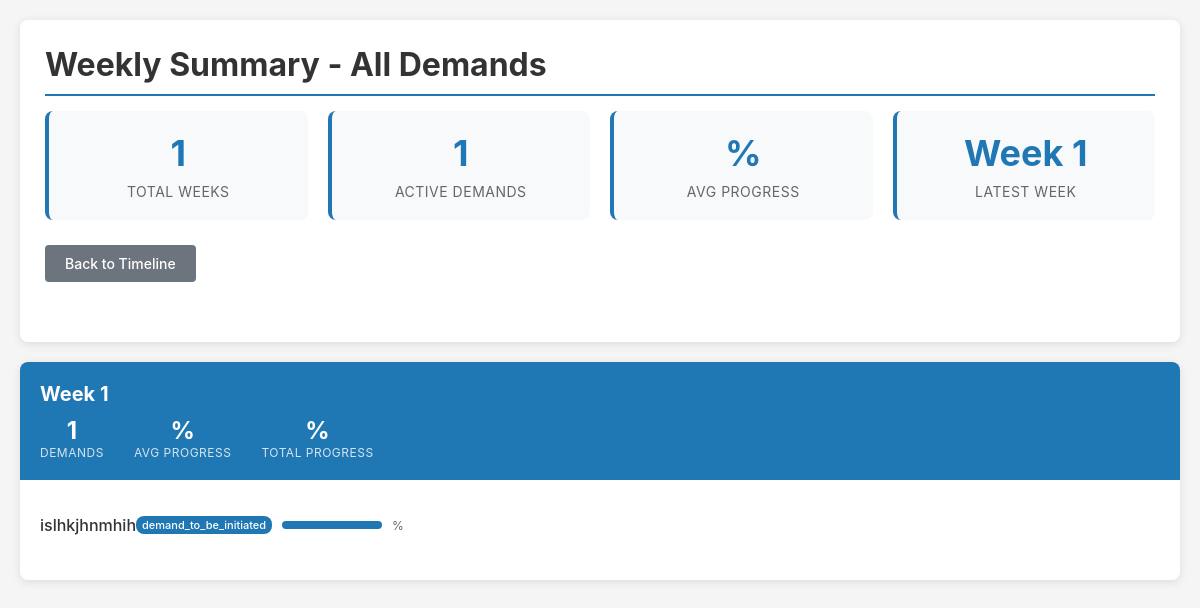
The page /weekly/summary/ on the database as committed earlier.
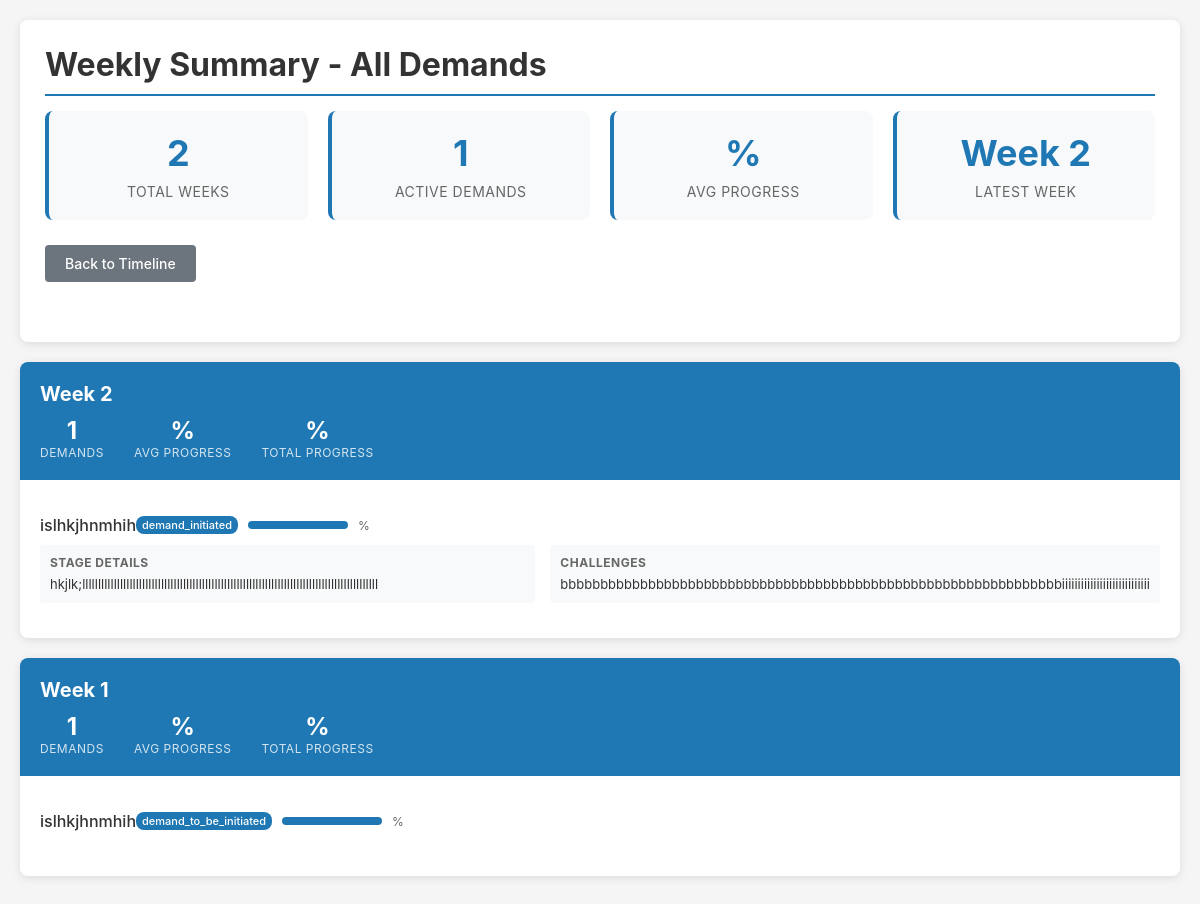
The same page on the database as committed later.
### trackerapp/models.py (models this page shows, shortened)
class Demand(models.Model):
    name = models.CharField(max_length=200)
    created_at = models.DateTimeField(auto_now_add=True)
    demand_ID = models.CharField(max_length=100, null=True, blank=True)
    file_type = models.CharField(max_length=100, null=True, blank=True)
    file_subtype = models.CharField(max_length=100, null=True, blank=True)
    file_detail = models.CharField(max_length=100, null=True, blank=True)
    demand_amount = models.DecimalField(max_digits=15, decimal_places=2, null=True, blank=True)
    io_name = models.CharField(max_length=200, null=True, blank=True)
    start_date = models.DateField(null=True, blank=True)
    duration_months = models.IntegerField(null=True, blank=True)
    weekly_start_date = models.DateField(null=True, blank=True)
    weekly_end_date = models.DateField(null=True, blank=True)

class WeeklyUpdate(models.Model):
    demand = models.ForeignKey(Demand, on_delete=models.CASCADE, related_name='weekly_updates')
    week_number = models.IntegerField()
    week_start_date = models.DateField()
    week_end_date = models.DateField()
    current_stage = models.CharField(max_length=50, choices=Stage.choices, null=True, blank=True)
    progress_percentage = models.IntegerField(default=0)
    challenges = models.TextField(blank=True, null=True)
    achievements = models.TextField(blank=True, null=True)
    next_week_plan = models.TextField(blank=True, null=True)
    created_at = models.DateTimeField(auto_now_add=True)
    updated_at = models.DateTimeField(auto_now=True)
    class Meta:
        unique_together = ('demand', 'week_number')
        ordering = ['-week_number']

### trackerapp/views.py (the view)
# urls.py: path('weekly/summary/', views.weekly_summary, name='weekly_summary'),
def weekly_summary(request):
    all_weekly_updates = WeeklyUpdate.objects.all().order_by('-created_at')
    weekly_summaries = {}
    for update in all_weekly_updates:
        week_key = f"Week {update.week_number}"
        if week_key not in weekly_summaries:
            weekly_summaries[week_key] = {
                'week_number': update.week_number,
                'demands': [],
                'demand_count': 0
            }
        weekly_summaries[week_key]['demands'].append({
            'demand_name': update.demand.name,
            'current_stage': update.current_stage,
            'challenges': update.challenges,
            'achievements': update.achievements
        })
        weekly_summaries[week_key]['demand_count'] += 1
    return render(request, 'trackerapp/weekly_summary.html', {
        'weekly_summaries': weekly_summaries
    })

### trackerapp/templates/trackerapp/weekly_summary.html (shortened to what the changed rows need)
<!DOCTYPE html>
<html lang="en">
<head>
</head>
<body>
    <div class="container">
        <div class="header">
            <h1>Weekly Summary - All Demands</h1>
            <div class="summary-overview">
                <div class="overview-card">
                    <div class="overview-number">{{ weekly_summaries|length }}</div>
                    <div class="overview-label">Total Weeks</div>
                </div>
                <div class="overview-card">
                    <div class="overview-number">
                        {% if weekly_summaries %}
                        {% for week_key, week_data in weekly_summaries.items %}
                        {% if forloop.first %}
                        Week {{ week_data.week_number }}
                        {% endif %}
                        {% endfor %}
                        {% else %}
                        N/A
                        {% endif %}
                    </div>
                    <div class="overview-label">Latest Week</div>
                </div>
            </div>
        </div>
        {% if weekly_summaries %}
        {% for week_key, week_data in weekly_summaries.items %}
        <div class="week-section">
            <div class="week-header">
                <div class="week-title">{{ week_key }}</div>
                <div class="week-stats">
                    <div class="week-stat">
                        <div class="week-stat-number">{{ week_data.demand_count }}</div>
                        <div class="week-stat-label">Demands</div>
                    </div>
                    <div class="week-stat">
                        <div class="week-stat-number">{{ week_data.avg_progress }}%</div>
                        <div class="week-stat-label">Avg Progress</div>
                    </div>
                    <div class="week-stat">
                        <div class="week-stat-number">{{ week_data.total_progress }}%</div>
                        <div class="week-stat-label">Total Progress</div>
                    </div>
                </div>
            </div>
            <div class="demands-list">
                {% for demand_data in week_data.demands %}
                <div class="demand-item">
                    <div class="demand-header">
                        <div class="demand-name">{{ demand_data.demand_name }}</div>
                        <div class="demand-progress">
                            {% if demand_data.current_stage %}
                            <span class="stage-badge">{{ demand_data.current_stage }}</span>
                            {% endif %}
                            <div class="progress-bar">
                                <div class="progress-fill" style="width: {{ demand_data.progress }}%"></div>
                            </div>
                            <div class="progress-text">{{ demand_data.progress }}%</div>
                        </div>
                    </div>
                    <div class="demand-details">
                        {% if demand_data.achievements %}
                        <div class="detail-section">
                            <h5>Stage Details</h5>
                            <p>{{ demand_data.achievements|truncatewords:20 }}</p>
                        </div>
                        {% endif %}
                        {% if demand_data.challenges %}
                        <div class="detail-section">
                            <h5>Challenges</h5>
                            <p>{{ demand_data.challenges|truncatewords:20 }}</p>
                        </div>
                        {% endif %}
                    </div>
                </div>
                {% endfor %}
            </div>
        </div>
        {% endfor %}
        {% else %}
        <div class="no-data">
            <h3>No Weekly Data Available</h3>
            <p>Start adding weekly updates to your demands to see the summary here.</p>
            <a href="{% url 'demand_list' %}" class="btn btn-primary">Go to Demands</a>
        </div>
        {% endif %}
    </div>
</body>
</html>

Rows that differ between the two databases and show on the page:
added WeeklyUpdate: current_stage "demand_initiated", achievements "hkjlk;llllllllllllllllllllllllllllllllllllllllllllllllllllllllllllllllllllllllllllllllllllllllllllll", challenges "bbbbbbbbbbbbbbbbbbbbbbbbbbbbbbbbbbbbbbbbbbbbbbbbbbbbbbbbbbbbbbbiiiiiiiiiiiiiiiiiiiiiiiiiiii"
Other text that changed with them:
{{ weekly_summaries|length }}: "1" → "2"
new list line: "Week 2"
new list line: "Week 2 1 DEMANDS % AVG PROGRESS % TOTAL PROGRESS % STAGE DETAILS CHALLENGES"
new list line: "islhkjhnmhih"
list line gone: "Week 1"
